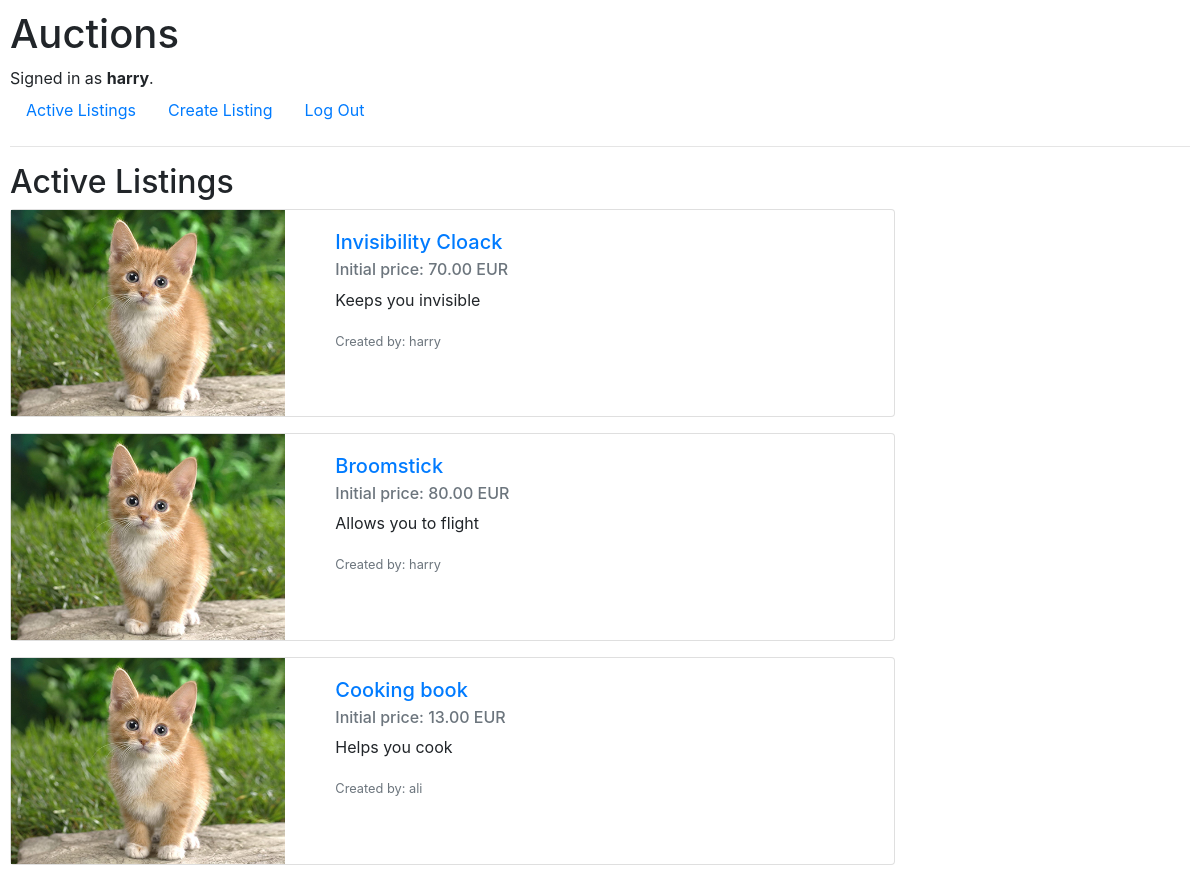
The page / (signed in) on the database its author committed.
### auctions/models.py (models this page shows, shortened)
class User(AbstractUser):
    pass

class Auction_listing(models.Model):
    title = CharField(max_length=64)
    initial_price = DecimalField(max_digits=10, decimal_places=2)
    description = TextField(blank=True)
    creator = ForeignKey(User, on_delete=models.CASCADE, related_name="created_listings")
    winner = ForeignKey(User, on_delete=models.CASCADE, related_name="won_listings", blank=True, null=True)
    is_active = BooleanField(default=True)
    image_link = URLField(max_length=500, blank=True)
    categories = ManyToManyField(Category, blank=True, related_name="listings_per_category")
    in_watch_list = ManyToManyField(User, blank=True, related_name="wishes_per_user")

### auctions/views.py (the view)
# urls.py: path("", views.index, name="index"),
def index(request):
    return render(request, "auctions/index.html", {
        "Listings": Auction_listing.objects.filter(is_active = True)
    })

### auctions/templates/auctions/index.html
{% extends "auctions/layout.html" %}
{% block body %}
    <h2>Active Listings</h2>
    {% for listing in Listings %}
        <div class="card mb-3" style="max-width: 75%;">
            <div class="row g-0">
                <div class="col-md-4">
                    {% load static %} <img src="{% static "auctions/cat.jpeg"%}" class="img-fluid rounded-start" alt="...">
                </div>
                <div class="col-md-8">
                    <div class="card-body">
                        <a href="{% url 'listing_page' listing.id%}">
                            <h5 class="card-title">{{ listing.title }}</h5>
                        </a>
                        <h6 class="card-subtitle mb-2 text-muted"> Initial price: {{listing.initial_price }} EUR</h6>
                        {% if listing.description %}
                            <p class="card-text">{{listing.description}}</p>
                        {% else %}
                            <p class="card-text">No description for this item</p>
                        {% endif %}
                        <p class="card-text"><small class="text-muted">Created by: {{ listing.creator }}</small></p>
                    </div>
                </div>
            </div>
        </div>
    {% empty %}
        There are no listings
    {% endfor %}
{% endblock %}

### auctions/templates/auctions/layout.html (shortened to what this page needs)
{% load static %}
<!DOCTYPE html>
<html lang="en">
    <head>
        <link rel="stylesheet" href="https://stackpath.bootstrapcdn.com/bootstrap/4.4.1/css/bootstrap.min.css">
        <link href="{% static 'auctions/styles.css' %}" rel="stylesheet">
    </head>
    <body>
        <h1>Auctions</h1>
        <div>
            {% if user.is_authenticated %}
                Signed in as <strong>{{ user.username }}</strong>.
            {% else %}
                Not signed in.
            {% endif %}
        </div>
        <ul class="nav">
            <li class="nav-item">
                <a class="nav-link" href="{% url 'index' %}">Active Listings</a>
            </li>
            {% if user.is_authenticated %}
                <li class="nav-item">
                    <a class="nav-link" href="{% url 'create_listing' %}">Create Listing</a>
                </li>
                <li class="nav-item">
                    <a class="nav-link" href="{% url 'logout' %}">Log Out</a>
                </li>
            {% endif %}
        </ul>
        <hr>
        {% block body %}
        {% endblock %}
    </body>
</html>

### auctions/static/auctions/styles.css (style rules this page uses)
body { padding: 10px; }

### rows shown on the page
User: username "harry"
Auction_listing: title "Invisibility Cloack", initial_price "70.00", description "Keeps you invisible", creator "harry"
Auction_listing: title "Broomstick", initial_price "80.00", description "Allows you to flight", creator "harry"
Auction_listing: title "Cooking book", initial_price "13.00", description "Helps you cook", creator "ali"
